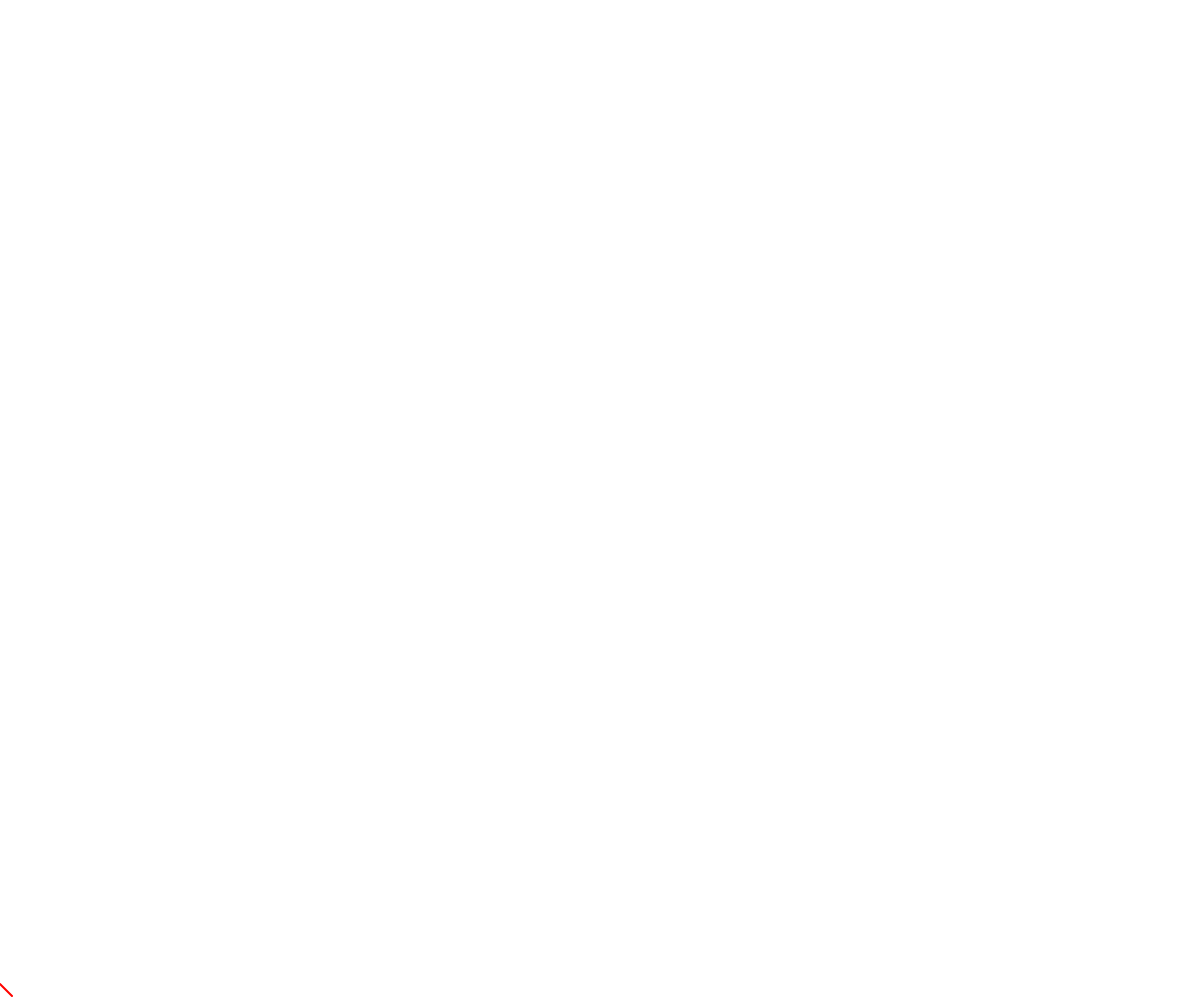
Frame 1 (no input)
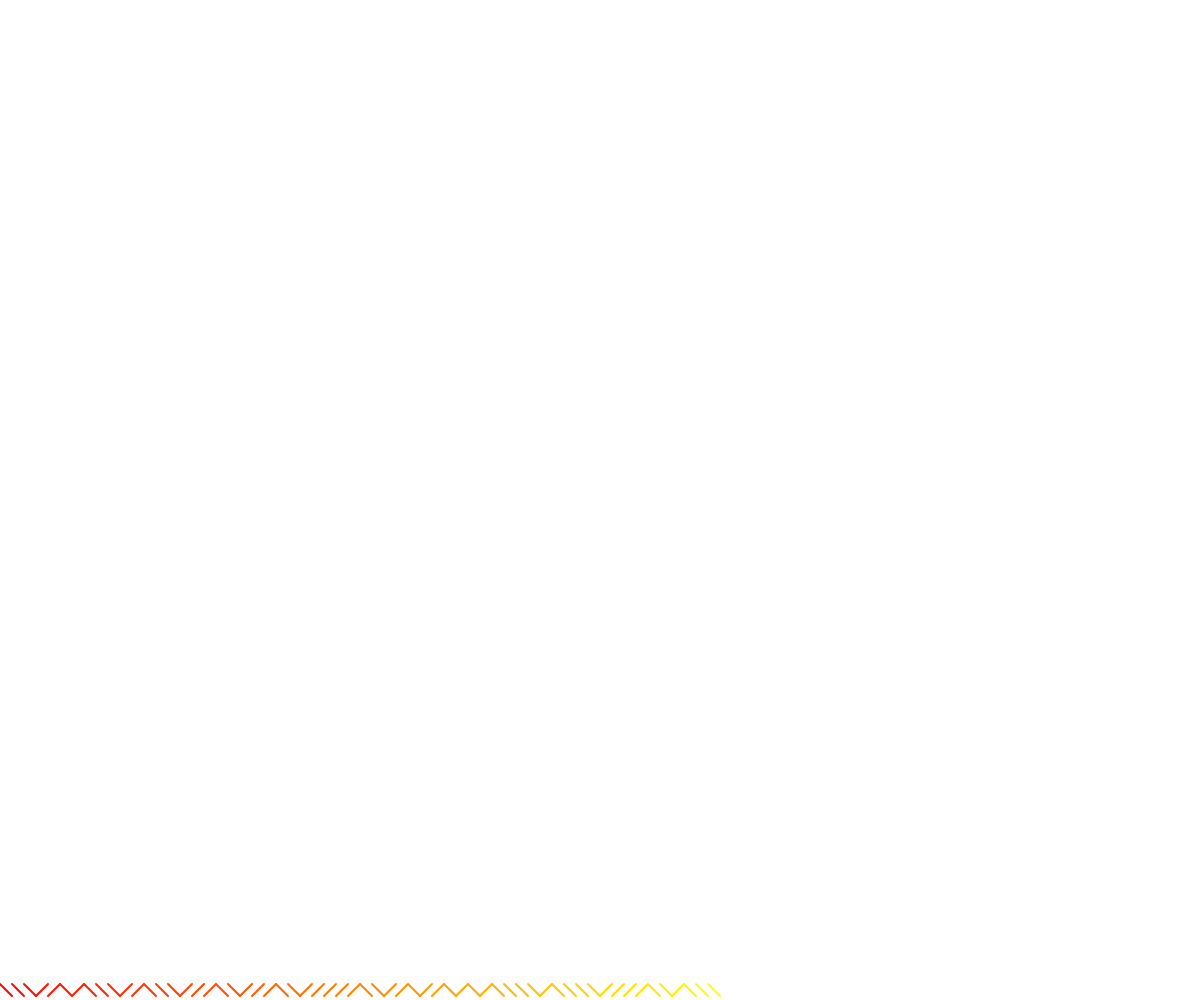
Frame 60 (no input)
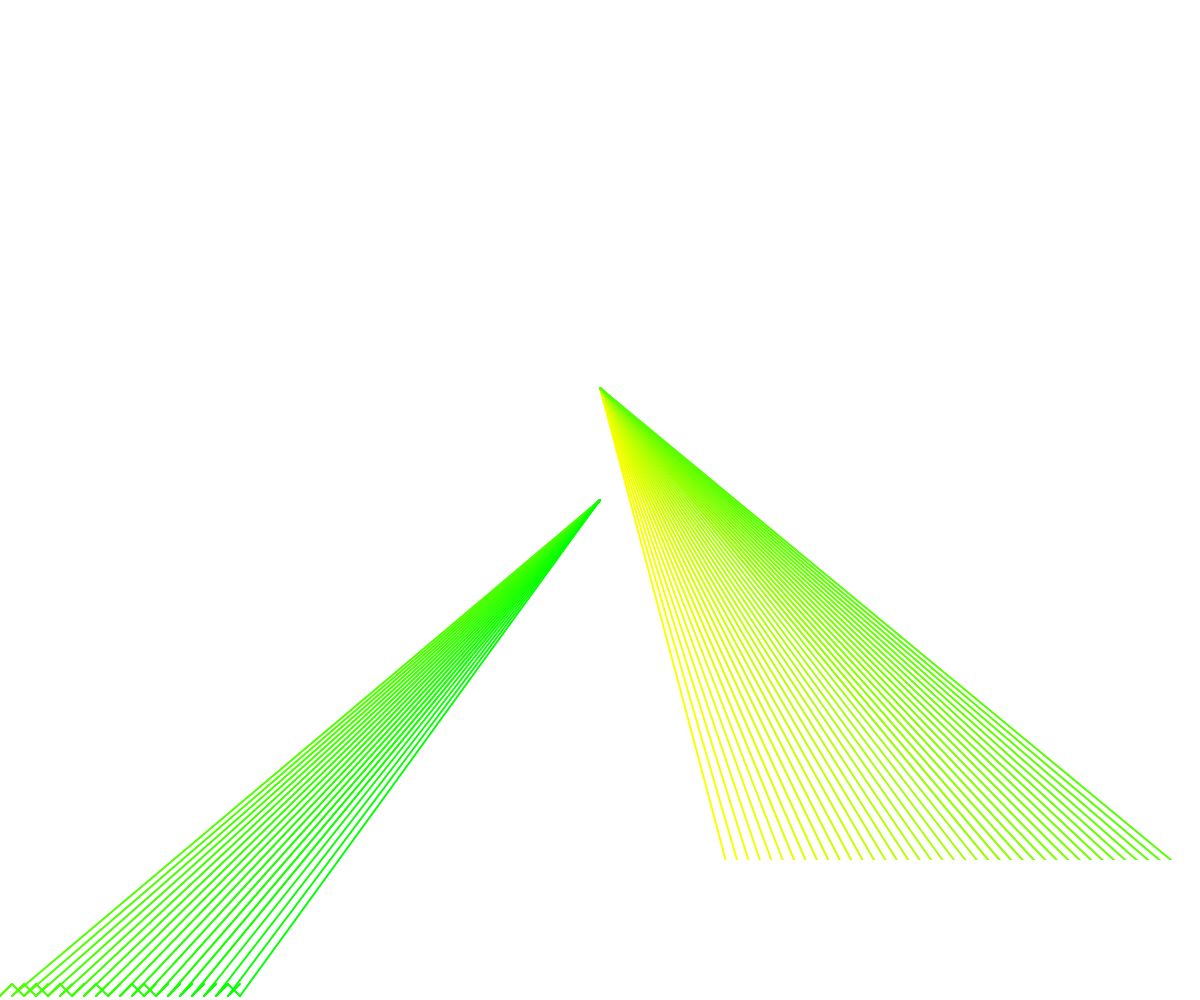
Frame 120 (the mouse pressed at the canvas centre since frame 60)

The p5.js sketch that drew these frames (run headless with seeded random() and noise() and a simulated clock; from frame 60 on, the mouse is pressed at the canvas centre):

// p5.js sketch
// ── sketch.js
var w = 12; // int diventa var
var h = 12;
var index = 0;
var righe;
var s = 0;
var c = 0;


function setup() { // void diventa function
  createCanvas(windowWidth, windowHeight); // in modo che si adatti allo schermo
  colorMode(HSB);
  background(255, 0, 100);
  strokeWeight(2);
  righe = int(windowHeight/h); // è il numero intero per l'altezza della finestra diviso h
}

function draw() {

  c++;
  if (c > 255) {
    c = 0;
  }
  stroke(c, 255, 100);

  var x1 = w*index;
  var x2 = x1 + w;
  var y1 = h*(righe-1); //indice della riga
  var y2 = h*righe; // qui come sopra è necessario dare righe e non numeri fissi se no non si riadatta

  if (random(2) < 1) {
    line(x2, y1, x1, y2);
  } else {
    line(x1, y1, x2, y2);
  }

  if (mouseIsPressed)
  line(x2, y1, x1, y2) == line(mouseX, mouseY, x2, y2);

  if (random(2) <1) {
    s = 20;
  } else {
    s = 100;
  }


  index++;
  if (index >= windowWidth/w) {  //cambiato da == a >=, ma perchè?
    image = get(0, h, windowWidth, h*(righe-3)); // perchè? da rivedere
    colorMode(HSB);
    background(255, 0, 100);
    set(0, -s, image);
    index = 0;
    }

  // se ridimensiona la finestra ricalcola width e height canvas
// da inserire sempre se si utlizzano windowWidth e windowHeight
function windowResized() {
  resizeCanvas(windowWidth, windowHeight);
}
}
